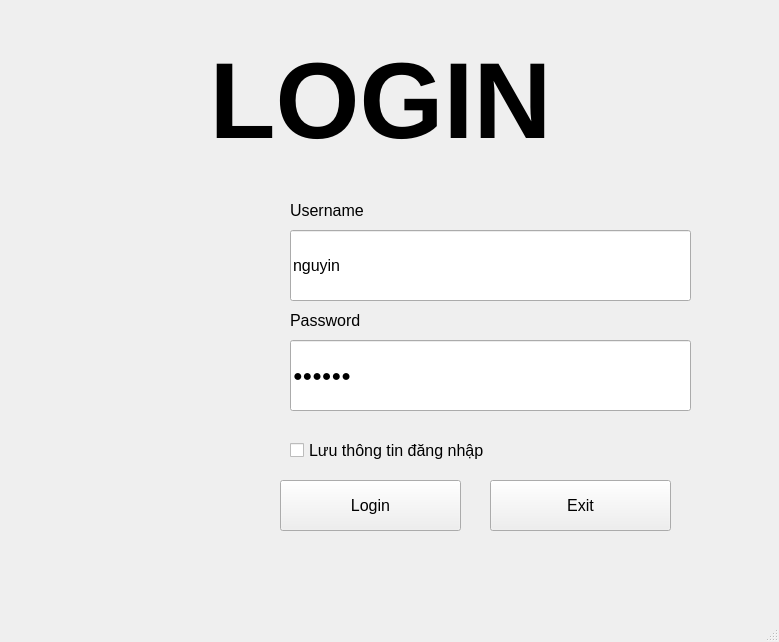
<?xml version="1.0" encoding="UTF-8"?>
<ui version="4.0">
 <class>MainWindow</class>
 <widget class="QMainWindow" name="MainWindow">
  <property name="geometry">
   <rect>
    <x>0</x>
    <y>0</y>
    <width>779</width>
    <height>642</height>
   </rect>
  </property>
  <property name="windowTitle">
   <string>Login</string>
  </property>
  <property name="windowIcon">
   <iconset>
    <normaloff>../Images/Cart.png</normaloff>../Images/Cart.png</iconset>
  </property>
  <widget class="QWidget" name="centralwidget">
   <widget class="QLabel" name="label">
    <property name="geometry">
     <rect>
      <x>130</x>
      <y>30</y>
      <width>501</width>
      <height>141</height>
     </rect>
    </property>
    <property name="font">
     <font>
      <pointsize>81</pointsize>
      <weight>75</weight>
      <bold>true</bold>
      <strikeout>false</strikeout>
     </font>
    </property>
    <property name="text">
     <string>LOGIN</string>
    </property>
    <property name="alignment">
     <set>Qt::AlignCenter</set>
    </property>
    <property name="textInteractionFlags">
     <set>Qt::NoTextInteraction</set>
    </property>
   </widget>
   <widget class="QLineEdit" name="lineEditUsername">
    <property name="geometry">
     <rect>
      <x>290</x>
      <y>230</y>
      <width>401</width>
      <height>71</height>
     </rect>
    </property>
    <property name="font">
     <font>
      <pointsize>12</pointsize>
     </font>
    </property>
    <property name="text">
     <string>nguyin</string>
    </property>
   </widget>
   <widget class="QLineEdit" name="lineEditPassword">
    <property name="geometry">
     <rect>
      <x>290</x>
      <y>340</y>
      <width>401</width>
      <height>71</height>
     </rect>
    </property>
    <property name="font">
     <font>
      <pointsize>12</pointsize>
     </font>
    </property>
    <property name="text">
     <string>nguyin</string>
    </property>
    <property name="echoMode">
     <enum>QLineEdit::Password</enum>
    </property>
   </widget>
   <widget class="QCheckBox" name="checkBoxSaveLogin">
    <property name="geometry">
     <rect>
      <x>290</x>
      <y>430</y>
      <width>271</width>
      <height>41</height>
     </rect>
    </property>
    <property name="font">
     <font>
      <pointsize>12</pointsize>
     </font>
    </property>
    <property name="text">
     <string>Lưu thông tin đăng nhập</string>
    </property>
   </widget>
   <widget class="QLabel" name="label_2">
    <property name="geometry">
     <rect>
      <x>290</x>
      <y>200</y>
      <width>131</width>
      <height>21</height>
     </rect>
    </property>
    <property name="font">
     <font>
      <pointsize>12</pointsize>
     </font>
    </property>
    <property name="text">
     <string>Username</string>
    </property>
   </widget>
   <widget class="QLabel" name="label_3">
    <property name="geometry">
     <rect>
      <x>290</x>
      <y>310</y>
      <width>131</width>
      <height>21</height>
     </rect>
    </property>
    <property name="font">
     <font>
      <pointsize>12</pointsize>
     </font>
    </property>
    <property name="text">
     <string>Password</string>
    </property>
   </widget>
   <widget class="QPushButton" name="pushButtonLogin">
    <property name="geometry">
     <rect>
      <x>280</x>
      <y>480</y>
      <width>181</width>
      <height>51</height>
     </rect>
    </property>
    <property name="font">
     <font>
      <pointsize>12</pointsize>
     </font>
    </property>
    <property name="text">
     <string>Login</string>
    </property>
    <property name="icon">
     <iconset>
      <normaloff>../Images/Login.png</normaloff>../Images/Login.png</iconset>
    </property>
   </widget>
   <widget class="QPushButton" name="pushButtonExit">
    <property name="geometry">
     <rect>
      <x>490</x>
      <y>480</y>
      <width>181</width>
      <height>51</height>
     </rect>
    </property>
    <property name="font">
     <font>
      <pointsize>12</pointsize>
     </font>
    </property>
    <property name="text">
     <string>Exit</string>
    </property>
    <property name="icon">
     <iconset>
      <normaloff>../Images/Exit.png</normaloff>../Images/Exit.png</iconset>
    </property>
   </widget>
   <widget class="QLabel" name="label_4">
    <property name="geometry">
     <rect>
      <x>0</x>
      <y>200</y>
      <width>281</width>
      <height>271</height>
     </rect>
    </property>
    <property name="text">
     <string/>
    </property>
    <property name="pixmap">
     <pixmap>../Images/User.png</pixmap>
    </property>
    <property name="scaledContents">
     <bool>true</bool>
    </property>
    <property name="textInteractionFlags">
     <set>Qt::NoTextInteraction</set>
    </property>
   </widget>
  </widget>
  <widget class="QMenuBar" name="menubar">
   <property name="geometry">
    <rect>
     <x>0</x>
     <y>0</y>
     <width>779</width>
     <height>21</height>
    </rect>
   </property>
  </widget>
  <widget class="QStatusBar" name="statusbar"/>
 </widget>
 <resources/>
 <connections>
  <connection>
   <sender>pushButtonExit</sender>
   <signal>clicked()</signal>
   <receiver>MainWindow</receiver>
   <slot>close()</slot>
   <hints>
    <hint type="sourcelabel">
     <x>580</x>
     <y>531</y>
    </hint>
    <hint type="destinationlabel">
     <x>389</x>
     <y>320</y>
    </hint>
   </hints>
  </connection>
 </connections>
</ui>
